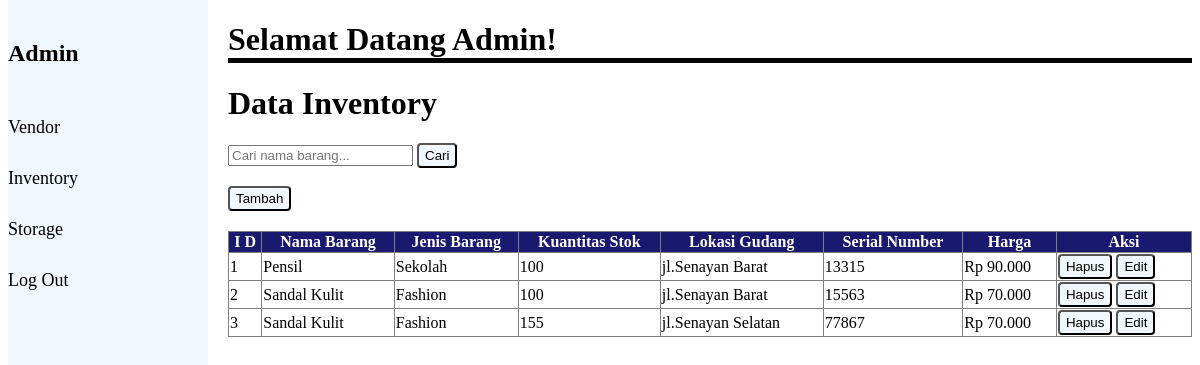
The page /inventory.php on the database its author committed.
### tables this page shows
CREATE TABLE `inventory` (
  `id` int(20) NOT NULL,
  `nama_barang` int(35) NOT NULL,
  `jenis_barang` varchar(35) NOT NULL,
  `kuantitas_stok` int(35) NOT NULL,
  `lokasi_gudang` int(35) NOT NULL,
  `serial_number` varchar(35) NOT NULL,
  `harga` varchar(35) NOT NULL
);

CREATE TABLE `vendor` (
  `id` int(20) NOT NULL,
  `nama` varchar(35) NOT NULL,
  `kontak` varchar(35) NOT NULL,
  `nama_barang` varchar(35) NOT NULL,
  `nomor_invoice` int(20) NOT NULL
);

CREATE TABLE `storage` (
  `id` int(20) NOT NULL,
  `nama_gudang` varchar(35) NOT NULL,
  `lokasi` varchar(35) NOT NULL
);

### inventory.php (the view, shortened to what this page needs)
<!DOCTYPE html>
<html lang="en">
<head>
    <link rel="stylesheet" href="admin.css">
</head>
<body>
    <?php include 'sidebar.php'; ?>
    <?php include 'header.php'; ?>
    <div class="content">
        <h1>Data Inventory</h1>
        <form method="GET" action="">
            <input type="text" name="search" placeholder="Cari nama barang..." value="<?php echo isset($_GET['search']) ? $_GET['search'] : ''; ?>">
            <button type="submit">Cari</button>
        </form><br>
        <table border="1">
            <thead>
                <tr>
                    <th>I D</th>
                    <th>Nama Barang</th>
                    <th>Jenis Barang</th>
                    <th>Kuantitas Stok</th>
                    <th>Lokasi Gudang</th>
                    <th>Serial Number</th>
                    <th>Harga</th>
                    <th>Aksi</th>
                </tr>
            </thead>
            <tbody>
            <?php
include "koneksi.php";
$search = isset($_GET['search']) ? mysqli_real_escape_string($kon, $_GET['search']) : '';
$sql = "SELECT inventory.id AS inventory_id, inventory.nama_barang, inventory.jenis_barang, inventory.kuantitas_stok, inventory.lokasi_gudang, inventory.serial_number, inventory.harga,
        storage.id AS storage_id, storage.nama_gudang, storage.lokasi,
        vendor.id AS vendor_id, vendor.nama AS vendor_nama, vendor.kontak, vendor.nama_barang AS vendor_barang, vendor.nomor_invoice
        FROM inventory
        INNER JOIN vendor ON inventory.nama_barang = vendor.id -- Tetap hubungkan dengan vendor.id
        INNER JOIN storage ON inventory.lokasi_gudang = storage.id
        WHERE vendor.nama_barang LIKE '%$search%' -- Gunakan vendor.nama_barang untuk pencarian
        ORDER BY inventory.id";
$hsl = mysqli_query($kon, $sql);
if($hsl){
    mysqli_data_seek($hsl, 0);
}
?>
                <?php
                if($hsl -> num_rows > 0){
                    while($data = mysqli_fetch_assoc($hsl)){
                        $alert = $data['kuantitas_stok'] == 0 ? 'alert' : '';
                        echo "<tr>";
                        echo "<td>{$data['inventory_id']}";
                        echo "<td class='$alert'>{$data['vendor_barang']}";
                        echo "<td>{$data['jenis_barang']}";
                        echo "<td class='$alert'>{$data['kuantitas_stok']}";
                        echo "<td>{$data['lokasi']}";
                        echo "<td>{$data['serial_number']}";
                        echo "<td>{$data['harga']}";
                        echo "<td><a href='CRUD/dlt_inven.php?id={$data['inventory_id']}' onclick='return confirm(\"Yakin Dihapus?\")'><button>Hapus</button></a>
                        <a href='CRUD/edit_inven.php?id={$data['inventory_id']}'><button>Edit</button></a></td>";
                        echo "</tr>";
                    }
                }
                ?>
            </tbody>
            <a href="CRUD/tambah_inven.php">
               <button>Tambah</button>
            </a>
        </table>
    </div>
</body>
</html>

### admin.css (style rules this page uses)
.content { margin-left: 220px; position: relative; }
table { width: 100%; margin-top: 20px; border-collapse: collapse; }
tr th { background-color: midnightblue; color: white; }
button { background-color: aliceblue; border-radius: 4px; height: 25px; }

### rows shown on the page
inventory: id "1", nama_barang.nama_barang "Pensil", jenis_barang "Sekolah", kuantitas_stok "100", lokasi_gudang.lokasi "jl.Senayan Barat", serial_number "13315", harga "Rp 90.000"
inventory: id "2", nama_barang.nama_barang "Sandal Kulit", jenis_barang "Fashion", kuantitas_stok "100", lokasi_gudang.lokasi "jl.Senayan Barat", serial_number "15563", harga "Rp 70.000"
inventory: id "3", nama_barang.nama_barang "Sandal Kulit", jenis_barang "Fashion", kuantitas_stok "155", lokasi_gudang.lokasi "jl.Senayan Selatan", serial_number "77867", harga "Rp 70.000"
